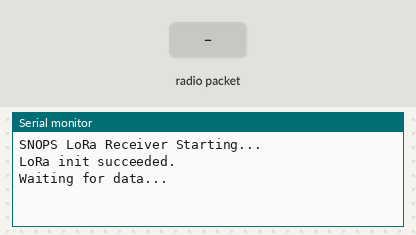
The sketch below on a simulated Arduino Uno, built with avr-gcc and run on an emulated ATmega328P. Shown: the last lines printed to the serial monitor. Inputs (shaded band) come from the test bench. No radio packets arrive unless stated.

Above: at 1.2 s.
1.3 s: radio packet "1" arrives
At 2.4 s:
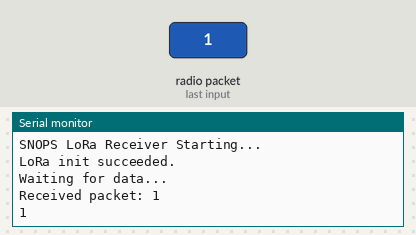
2.8 s: radio packet "0" arrives
At 3.6 s:
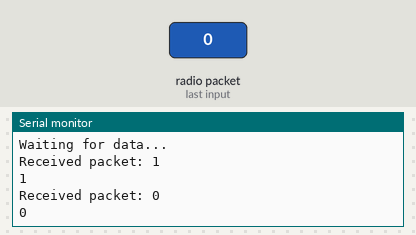
4.3 s: radio packet "2" arrives
At 4.8 s:
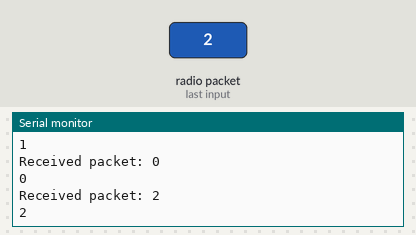

The sketch:

snops_receiver_firmware.ino
```cpp
#include <SPI.h>
#include <LoRa.h>

// LoRa pins
#define SS 15
#define RST 16
#define DI0 5

// Sensor data structure to match Python expectations
struct SensorData {
  float temp;
  float hum;
  int gas;
  int vib;
  int dist;
};

void setup() {
  Serial.begin(9600);
  while (!Serial);

  Serial.println("SNOPS LoRa Receiver Starting...");

  // Initialize LoRa
  LoRa.setPins(SS, RST, DI0);

  if (!LoRa.begin(915E6)) {
    Serial.println("LoRa init failed. Check your connections!");
    while (1);
  }

  LoRa.setSyncWord(0xF1);
  Serial.println("LoRa init succeeded.");
  Serial.println("Waiting for data...");
}

void loop() {
  // Try to parse packet
  int packetSize = LoRa.parsePacket();
  if (packetSize) {
    Serial.print("Received packet: ");

    // Read packet
    String received = "";
    while (LoRa.available()) {
      received += (char)LoRa.read();
    }

    Serial.println(received);

    // Parse the received data (assuming it's in JSON format from transmitter)
    // For now, just forward it to serial
    Serial.println(received);
  }

  delay(100);
}
```

Measured:
- after the input at 1.3 s, the serial monitor: prints a new line at once (image 1)
- after the input at 2.8 s, the serial monitor: prints a new line at once (image 2)
- after the input at 4.3 s, the serial monitor: prints a new line at once (image 3)
